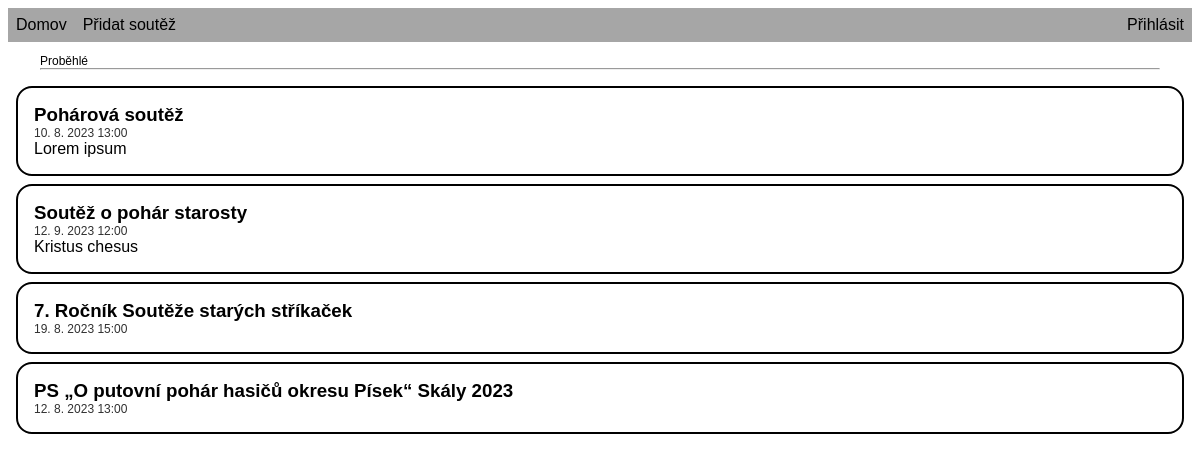
The page / on the database its author committed.
### tables this page shows
CREATE TABLE "competition" (id INTEGER PRIMARY KEY AUTOINCREMENT UNIQUE NOT NULL, id_user INTEGER NOT NULL REFERENCES user (id), date_created DATETIME DEFAULT (CURRENT_TIMESTAMP) NOT NULL, title TEXT NOT NULL, description TEXT, proposition VARCHAR UNIQUE, date_event TIMEDATE NOT NULL, town VARCHAR NOT NULL, id_results INTEGER REFERENCES results (id) UNIQUE);

### index.php (the view, shortened to what this page needs)
<!DOCTYPE html>
<html lang="en">
<head>
    <link rel="stylesheet" href="zwa/static/style.css">
</head>
<body>
    <?php $db = new PDO("sqlite:" . __DIR__ . "/database.db"); ?>
    <?php include_once("header.php"); ?>
    <main>
        <?php
        $q = $db->query("SELECT * FROM competition WHERE date_created < datetime()");
        $st = $q->fetchAll(PDO::FETCH_ASSOC);
        if(!empty($st)){
            echo "<div class='separator-div'><p class='separator-text'>Proběhlé</p>";
            echo "<hr></div>";
            foreach($st as $i){
                echo "<article>";
                echo "<h3><a href='competition?id=$i[id]'> $i[title] </a></h3>";
                echo "<div class='date_event'>".date_format(date_create($i["date_event"]), "j. n. Y G:i")."</div>";
                echo "<div> $i[description] </div>";
                echo "</article>";
            }
        }
    ?>
    </main>
</body>
</html>

### static/style.css (style rules this page uses)
body { font-family: 'Helvetica', 'Arial', sans-serif; }
main { display: block; }
article { border: 2px solid; border-radius: 1em; margin: .5em; padding: 1em; }
h3 { margin: 0; }
.date_event { color: #313131; font-size: .75em; }
a { text-decoration: none; color: black; }
.separator-div { margin: 0 2em 1em; }
.separator-div p { font-size: .75em; margin-bottom: 0; }
.separator-div hr { margin: 0; }

### rows shown on the page
competition: title "Pohárová soutěž", date_event "10. 8. 2023 13:00", description "Lorem ipsum"
competition: title "Soutěž o pohár starosty", date_event "12. 9. 2023 12:00", description "Kristus chesus"
competition: title "7. Ročník Soutěže starých stříkaček", date_event "19. 8. 2023 15:00"
competition: title "PS „O putovní pohár hasičů okresu Písek“ Skály 2023", date_event "12. 8. 2023 13:00"
